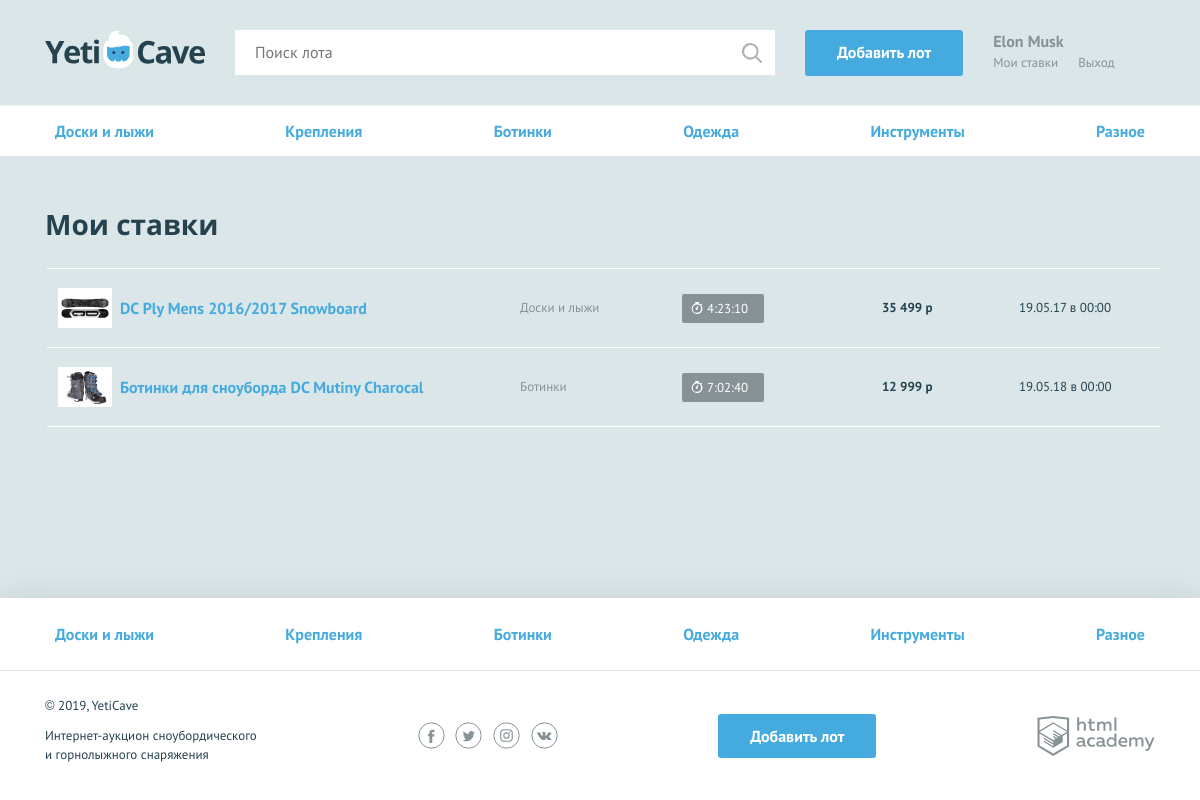
Screenshot of /my-bets.php (signed in) with the database file from the repository.
### tables this page shows
CREATE TABLE categories (
  id INT UNSIGNED NOT NULL AUTO_INCREMENT PRIMARY KEY,
  symbol CHAR(64) NOT NULL UNIQUE,
  name CHAR(64) NOT NULL 
);

CREATE TABLE bets (
  id INT UNSIGNED NOT NULL AUTO_INCREMENT PRIMARY KEY,
  item_id INT UNSIGNED NOT NULL,
  user_id INT UNSIGNED NOT NULL,
  winner_id INT UNSIGNED,
  bet_price INT UNSIGNED NOT NULL,
  ts_betted TIMESTAMP DEFAULT CURRENT_TIMESTAMP
);

CREATE TABLE items (
  id INT UNSIGNED NOT NULL AUTO_INCREMENT PRIMARY KEY,
  user_id INT UNSIGNED NOT NULL,
  category_id CHAR(64) NOT NULL,
  name CHAR(255) NOT NULL,
  description TEXT(1024) NOT NULL,
  img_url CHAR(255) NOT NULL,
  price INT NOT NULL,
  step INT UNSIGNED NOT NULL,
  ts_add TIMESTAMP DEFAULT CURRENT_TIMESTAMP,
  ts_end TIMESTAMP NOT NULL
);

### inc/functions.php (called while the page is built, shortened)
<?php
function include_template($name, array $data = [])
{
    $name = 'templates/' . $name;
    extract($data);
    include $name;
    $result = ob_get_clean();
    return $result;
}
function makePriceFormat($price)
{
    $priceFormat = ceil($price);
    if ($priceFormat >= 1000) {
        $priceFormat = number_format($price, $decimals = 0, ".", " ");
    }
    return $priceFormat;
}
function makeTimer($date)
{
    $TS_diff = strtotime($date) - time();
    $timer = '00:00';
    $timer_style = '';
    $days = floor($TS_diff / 86400);
    $hours = floor(($TS_diff % 86400) / 3600);
    $minutes = floor(($TS_diff % 3600) / 60);
    if ($hours < 10) {
        $hours = '0' . $hours;
    }
    if ($TS_diff > 86400 * 99) {
        $timer =  '99:00:00';
    }
    elseif ($TS_diff > 86400) {
        $timer =  $days . ':' . $hours . ':' . $minutes;
    }
    elseif ($TS_diff > 0) {
        $timer =  $hours . ':' . $minutes;
    }
    return ['DDHHMM' => $timer, 'style' => $timer_style];
}
function showBetTime($date)
{
    $TS_diff = time()- strtotime($date);
    $hour = floor($TS_diff / 3600);
    $minute = floor(($TS_diff % 3600) / 60);
    if ($hour > 24) {
        $bet_time = date('y.m.d \в H:i', strtotime($date));
    }
    elseif ($hour >= 1) {
        $bet_time = $hour . ' ' . getEndingWord($hour, 'час') . ' назад';
    }
    elseif ($TS_diff < 120) {
        $bet_time = 'минуту назад';
    }
    else {
        $bet_time = $minute . ' ' . getEndingWord($minute, 'минута') . ' назад';
    }
    return $bet_time;
}

### inc/queries.php (called while the page is built, shortened)
<?php
function getCategories($conn)
{
    $sql = 'SELECT * FROM categories';
    $result = mysqli_query($conn, $sql);
    return mysqli_fetch_all($result, MYSQLI_ASSOC);
}
function getBetsByUserID($conn, $user_id)
{
    $sql = "SELECT bets.*, items.name AS item_name, items.img_url, ts_end, categories.name AS category, users.contacts FROM bets
        JOIN items ON bets.item_id = items.id
        JOIN categories ON items.category_id = categories.id
        JOIN users ON items.user_id = users.id
        WHERE bets.user_id = '$user_id'
    ";
    $result = mysqli_query($conn, $sql);
    $bets = [];
    if (mysqli_num_rows($result)) {
        $bets = mysqli_fetch_all($result, MYSQLI_ASSOC);
    }
    return $bets;
}

### inc/general.php (called while the page is built, shortened)
<?php
$conn = getConn();
$categories = getCategories($conn);

### templates/my-bets.php (the view, shortened to what this page needs)
<nav class="nav">
  <ul class="nav__list container">
    <?php foreach ($categories as $category) : ?>
      <li class="nav__item">
        <a href="/all-lots.php?category_id=<?= $category['id']; ?>"><?= htmlspecialchars($category['name']); ?></a>
      </li>
    <?php endforeach; ?>
  </ul>
</nav>
<section class="rates container">
  <h2>Мои ставки</h2>
  <table class="rates__list">
    <?php foreach ($bets as $bet) :
        $timer = makeTimer(htmlspecialchars($bet['ts_end']));
        $timer_style = $timer['style'];
        $timer = $timer['DDHHMM'];
        $class_bet = '';
        ?>
    <tr class="rates__item <?= $class_bet; ?>">
      <td class="rates__info">
        <div class="rates__img">
          <img src="<?= $bet['img_url']; ?>" width="54" height="40" alt="<?= $bet['item_name']; ?>">
        </div>
        <div>
        <h3 class="rates__title"><a href="/lot.php?item_id=<?= $bet['item_id']; ?>"><?= $bet['item_name']; ?></a></h3>
        </div>
      </td>
      <td class="rates__category">
        <?= $bet['category']; ?>
      </td>
      <td class="rates__timer">
        <div class="timer <?= $timer_style; ?>"><?= $timer; ?></div>
      </td>
      <td class="rates__price">
        <?= makePriceFormat(htmlspecialchars($bet['bet_price'])); ?> р
      </td>
      <td class="rates__time">
        <?= showBetTime($bet['ts_betted']); ?>
      </td>
    </tr>
    <?php endforeach; ?>
  </table>
</section>

### templates/layout.php (shortened to what this page needs)
<!DOCTYPE html>
<html lang="ru">
<head>
    <link href="../css/normalize.min.css" rel="stylesheet">
    <link href="../css/style.css" rel="stylesheet">
    <link href="../css/flatpickr.min.css" rel="stylesheet">
</head>
<body>
<div class="page-wrapper">
<header class="main-header">
    <div class="main-header__container container">
        <a class="main-header__logo" href="/">
            <img src="../img/logo.svg" width="160" height="39" alt="Логотип компании YetiCave">
        </a>
        <form class="main-header__search" method="get" action="/search.php" autocomplete="off">
            <input type="search" name="search" placeholder="Поиск лота">
            <input class="main-header__search-btn" type="submit" name="find" value="Найти">
        </form>
        <a class="main-header__add-lot button" href="/add.php">Добавить лот</a>
        <nav class="user-menu">
            <?php if (isset($_SESSION['user'])) : ?>
            <div class="user-menu__logged">
                <p><?= htmlspecialchars($_SESSION['user']['name']); ?></p>
                <a class="user-menu__bets" href="/my-bets.php">Мои ставки</a>
                <a class="user-menu__logout" href="/logout.php">Выход</a>
            </div>
            <?php endif; ?>
        </nav>
    </div>
</header>
<main class="<?= $page_style_main ?? ''; ?>">
    <?= $content; ?>
</main>
</div>
<footer class="main-footer">
    <nav class="nav">
        <ul class="nav__list container">
        <?php foreach ($categories as $category) : ?>
          <li class="nav__item">
            <a href="/all-lots.php?category_id=<?= $category['id']; ?>"><?= htmlspecialchars($category['name']); ?></a>
          </li>
        <?php endforeach; ?>
        </ul>
    </nav>
    <div class="main-footer__bottom container">
        <div class="main-footer__copyright">
            <p>© 2019, YetiCave</p>
            <p>Интернет-аукцион сноубордического и горнолыжного снаряжения</p>
        </div>
        <div class="main-footer__social social">
            <a class="social__link social__link--facebook" href="#">
            </a>
            <a class="social__link social__link--twitter" href="#">
            </a>
            <a class="social__link social__link--instagram" href="#">
            </a>
            <a class="social__link social__link--vkontakte" href="#">
            </a>
        </div>
        <a class="main-footer__add-lot button" href="/add.php">Добавить лот</a>
        <div class="main-footer__developed-by">
            <a class="logo-academy" href="https://htmlacademy.ru/intensive/php">
            </a>
        </div>
    </div>
</footer>
</body>
</html>

### rows the page displays
categories: name "Доски и лыжи"
categories: name "Крепления"
categories: name "Ботинки"
categories: name "Одежда"
categories: name "Инструменты"
categories: name "Разное"
bets: item.img_url (picture), item.name "DC Ply Mens 2016/2017 Snowboard", categories.name "Доски и лыжи", item.ts_end "4:23:10", bet_price "35 499", ts_betted "19.05.17 в 00:00"
bets: item.img_url (picture), item.name "Ботинки для сноуборда DC Mutiny Charocal", categories.name "Ботинки", item.ts_end "7:02:40", bet_price "12 999", ts_betted "19.05.18 в 00:00"

### other values shown
$_SESSION['user']['name'] "Elon Musk"
